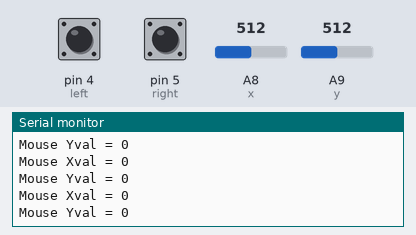
Bench run of a sketch on a simulated Arduino Leonardo, built with avr-gcc and run on an emulated ATmega32U4. On the bench: the last lines printed to the serial monitor. Inputs (shaded band) come from the test bench; at power-on: pin 4 (left) LOW, pin 5 (right) LOW, A8 (x) = 512, A9 (y) = 512. USB keyboard and mouse output is not drawn.

Above: at 1.2 s.
1.3 s: pin 4 (left) pulled HIGH for 0.15 s
2.9 s: pin 5 (right) pulled HIGH for 0.15 s
4.5 s: A8 (x) set to 0
At 4.56 s:
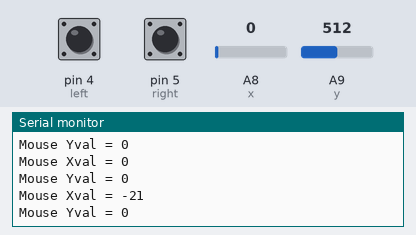
7.5 s: pin 4 (left) pulled HIGH for 1 s
11.5 s: A9 (y) set to 306
At 11.54 s:
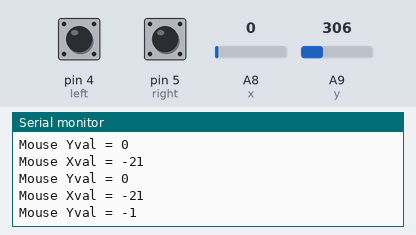
13.0 s: A8 (x) set to 122
At 13.04 s:
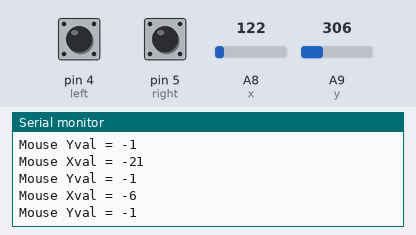
Timing chart, 0 to 15.5 s (numbered marks = the images above; inputs shaded):
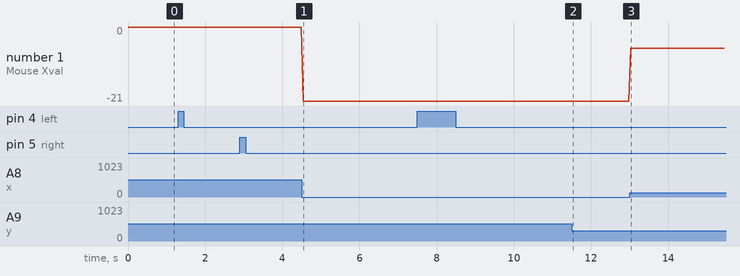

The sketch:

HandheldMouseController.ino
```cpp
/*
Handheld Mouse Controller

Written by Matthew Gunn.

Utilizing Mouse.h and 32U4MEGA chip on MICRO PRO board with leonardo bootloader.

V3.2 - fixed button issues - finalized code.

Feel free to use this code for personal use!
*/

//includes and such
#include <Mouse.h>

//MOUSE_LEFT maps to middle button for some reason
//- use defaults for leftclick.
#define RBUTTON "MOUSE_RIGHT"

//function declaration
int digchange(int state, int oldstate);
int joymap(int rawmouse, char axis);


//pinout declaration
int left = 4;
int right = 5;
int accel = 6; //accel will be used in later upgrades.
int x = A8; //analog pin
int y = A9; //analog pin

 //declare old states
int oldxmouse = 0; //check to see if these are actually needed
int oldymouse = 0;
int oldleftclick = LOW;
int oldrightclick = LOW;


void setup() {

  //begin console for output
  Serial.begin(9600);

  Mouse.begin();

}

void loop() {

  //take all values to check for input
  int rawxmouse = analogRead(x);
  int rawymouse = analogRead(y);
  int leftclick = digitalRead(left);
  int rightclick = digitalRead(right);


  //convert rawmouse to mouse

  int xmouse = joymap(rawxmouse,'x');
  int ymouse = joymap(rawymouse,'y');


  //push to mouse

  //leftclick mouse push

  if(digchange(leftclick,oldleftclick) == 1){
    if(leftclick == HIGH){
      Mouse.press();
      Serial.println("LeftClick");
    }
    if(leftclick == LOW){
      Mouse.release();
      Serial.println("UnLeftClick");
    }
  }

  //rightclick mouse push

  if(digchange(rightclick,oldrightclick) == 1){
    if(rightclick == HIGH){
      Mouse.press(RBUTTON);
      Serial.println("RightClick");
    }
    if(rightclick == LOW){
      Mouse.release(RBUTTON);
      Serial.println("UnRightClick");
    }
  }


  //joycontrol mouse push

    Mouse.move(xmouse,ymouse,0);

    Serial.print("Mouse Xval = ");
    Serial.println(xmouse);
    Serial.print("Mouse Yval = ");
    Serial.println(ymouse);


  // move all values to oldvalues

  oldxmouse = xmouse;
  oldymouse = ymouse;
  oldleftclick = leftclick;
  oldrightclick = rightclick;


  //wait a moment, then loop to find new values and implement changes
  delay(50);

}


int digchange(int state, int oldstate){
  //Digital change function. Returns 0 if no change, 1 if change. Call before pressing/unpressing button.

  if(state == oldstate){
    return 0;
  }
  else return 1;
}


int joymap(int rawmouse, char axis){
  //converts the 0-1023 data from a joystick to up to (-127)-127 data processable by Mouse.move functionality.
  //uses accel value to determine relative mouse velocity - will add in later upgrades
  int normalize = map(rawmouse, 0, 1023, -512, 512); // change this based on data
  int correct;
  if (axis == 'x'){
    correct = normalize + 13; //value of joystick x-error
  }
  else if (axis == 'y'){
    correct = normalize + 4; //value of joystick y-error
  }

  //note that power function is no longer cubic - label is kept for legacy reasons.
  int cubic = correct*.01 * correct*.01 * correct*.01* correct*.01 * correct*.01;
  int analogmouse = map(cubic, -3700, 3700,-25,25);
  return analogmouse;
}
```

Measured:
- after the input at 4.5 s, the serial monitor: prints a new line after 0.05 s (image 1)
- after the input at 11.5 s, the serial monitor: prints a new line at once (image 2)
- after the input at 13.0 s, the serial monitor: prints a new line at once (image 3)
- plotted number 1: 0 → -21 after the input at 4.5 s, -21 → -6 after the input at 13.0 s
